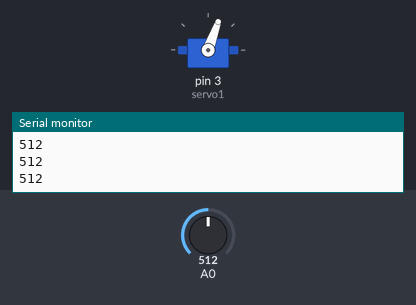
The sketch below on a simulated Arduino Uno, built with avr-gcc and run on an emulated ATmega328P. On the bench: servo, the last lines printed to the serial monitor. The test bench sets the inputs (shaded band); at power-on: A0 = 512.

Above: at 1.2 s.
1.3 s: A0 set to 104
2.8 s: A0 set to 94
At 3.6 s:
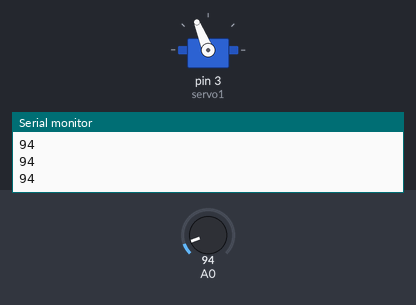
4.4 s: A0 set to 110
At 5.5 s:
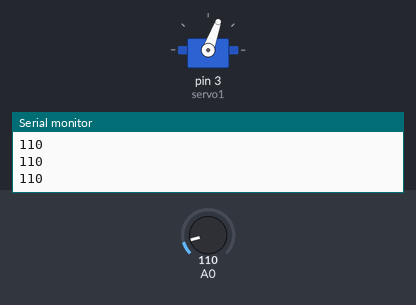
6.0 s: A0 set to 90
At 6.6 s:
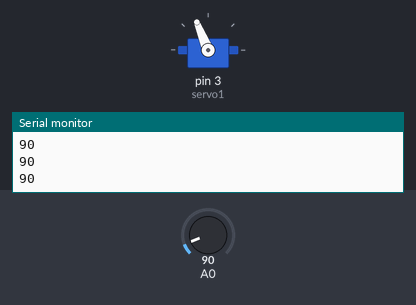
Timing chart, 0 to 8.6 s (numbered marks = the images above; inputs shaded):
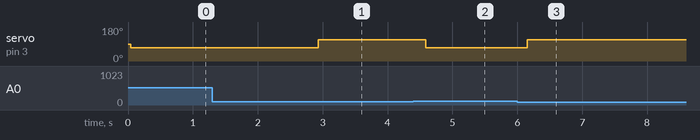

Measured:
- the behaviour switches between 100 and 99 on A0 (found by bisection; images 0 and 1)
- after the input at 2.8 s, servo on pin 3 (servo1): 70° → 112° after 0.14 s
- after the input at 4.4 s, servo on pin 3 (servo1): 112° → 70° after 0.19 s
- after the input at 6.0 s, servo on pin 3 (servo1): 70° → 112° after 0.15 s

The sketch:

sketch_nov28b.ino
```cpp
//Project : Dino Bot
//Author : Saleh Sadid Mir , Tahmid Hossain Chowdhury Mahin

#include<Servo.h>
Servo servo1;

void setup() {

  pinMode(A0,INPUT);
  Serial.begin(9600);

  servo1.attach(3);

}

void loop() {
  int ldr = analogRead(A0);
  Serial.println(ldr);
  delay(40);
  if(ldr<100){
    delay(71);
    servo1.write(112);
    delay(80);
  }
  else {

    servo1.write(70);
  }

}
```
